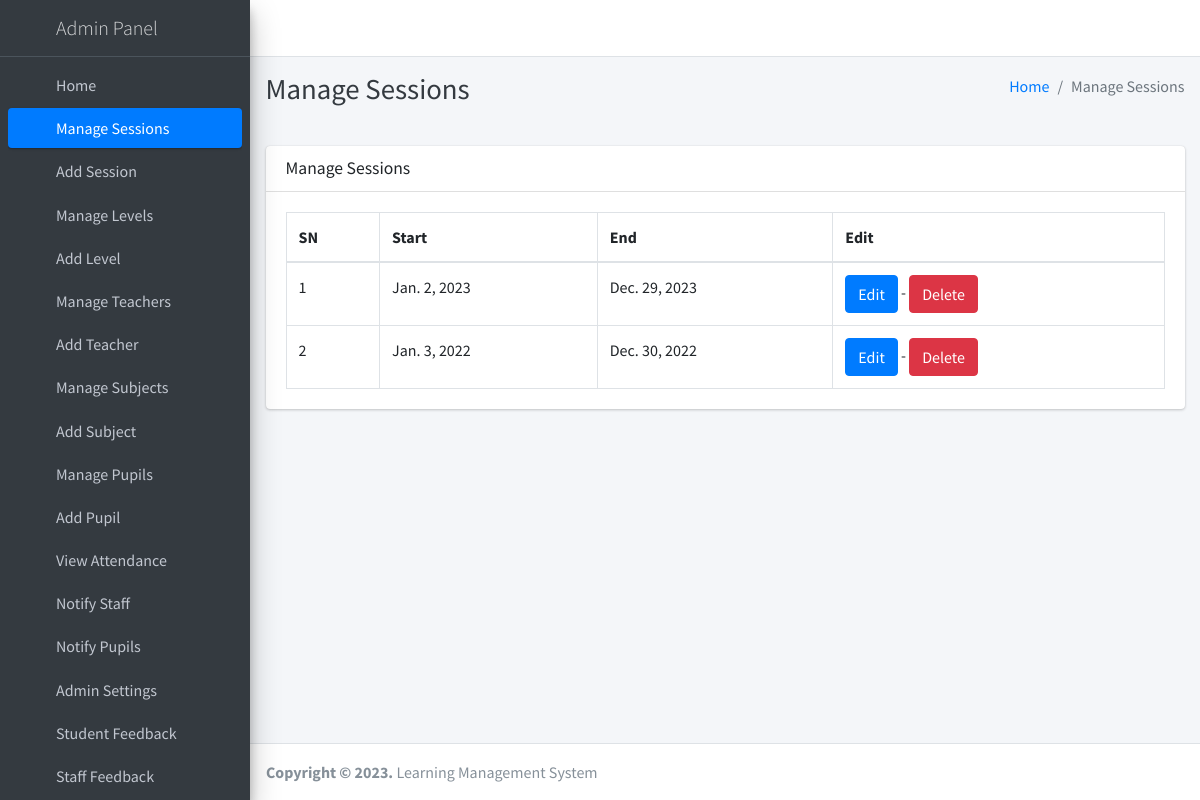
The app's page /session/manage/ (signed in) with its own data.
### main_app/models.py (models this page shows, shortened)
class Session(models.Model):
    start_year = models.DateField()
    end_year = models.DateField()

### main_app/hod_views.py (the view)
# urls.py: path("session/manage/", hod_views.manage_session, name='manage_session'),
def manage_session(request):
    sessions = Session.objects.all()
    context = {'sessions': sessions, 'page_title': 'Manage Sessions'}
    return render(request, "hod_template/manage_session.html", context)

### main_app/templates/hod_template/manage_session.html
{% extends 'main_app/base.html' %}
{% load static %}
{% block page_title %}{{page_title}}{% endblock page_title %}
{% block content %}
<section class="content">
    <div class="container-fluid">
        <div class="row">
            <div class="col-md-12">
                <div class="card">
                    <div class="card-header">
                        <h3 class="card-title">{{page_title}}</h3>
                    </div>
                    <div class="card-body">
                        <table id="example2" class="table table-bordered table-hover">
                            <thead>
                                <tr>
                                    <th>SN</th>
                                    <th>Start</th>
                                    <th>End</th>
                                    <th>Edit</th>
                                </tr>
                            </thead>
                            <tbody>
                                {% for session in sessions %}
                                <tr>
                                    <td>{{ forloop.counter }}</td>
                                    <td>{{session.start_year}}</td>
                                    <td>{{session.end_year}}</td>
                                    <td><a href="{% url 'edit_session' session.id %}" class="btn btn-primary">Edit</a> - <a href="{% url 'delete_session' session.id %}" onclick="return confirm('Are you sure you want to delete this ?')" class="btn btn-danger">Delete</a> </td>
                                </tr>
                                {% endfor %}
                            </tbody>
                        </table>
                    </div>
                </div>
            </div>
        </div>
    </div>
</section>
{% endblock content %}

### records on screen
Session: start_year "Jan. 2, 2023", end_year "Dec. 29, 2023"
Session: start_year "Jan. 3, 2022", end_year "Dec. 30, 2022"

### other values on screen
{{ page_title }} "Manage Sessions"
